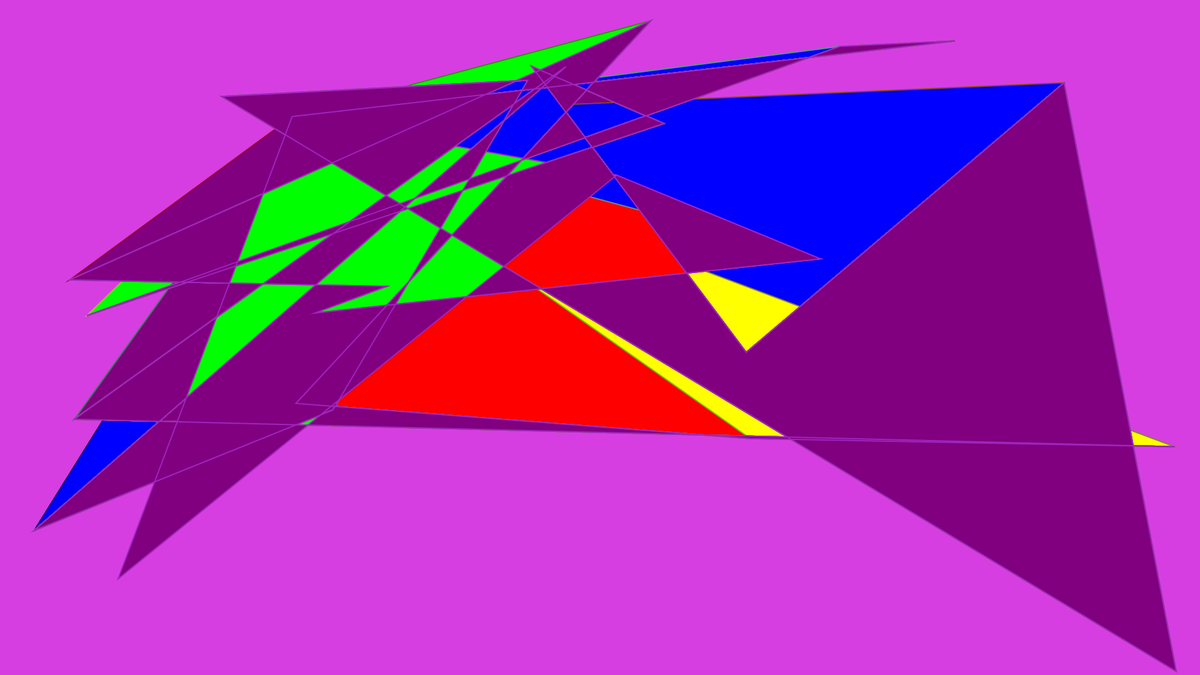
Frame 1 (no input)
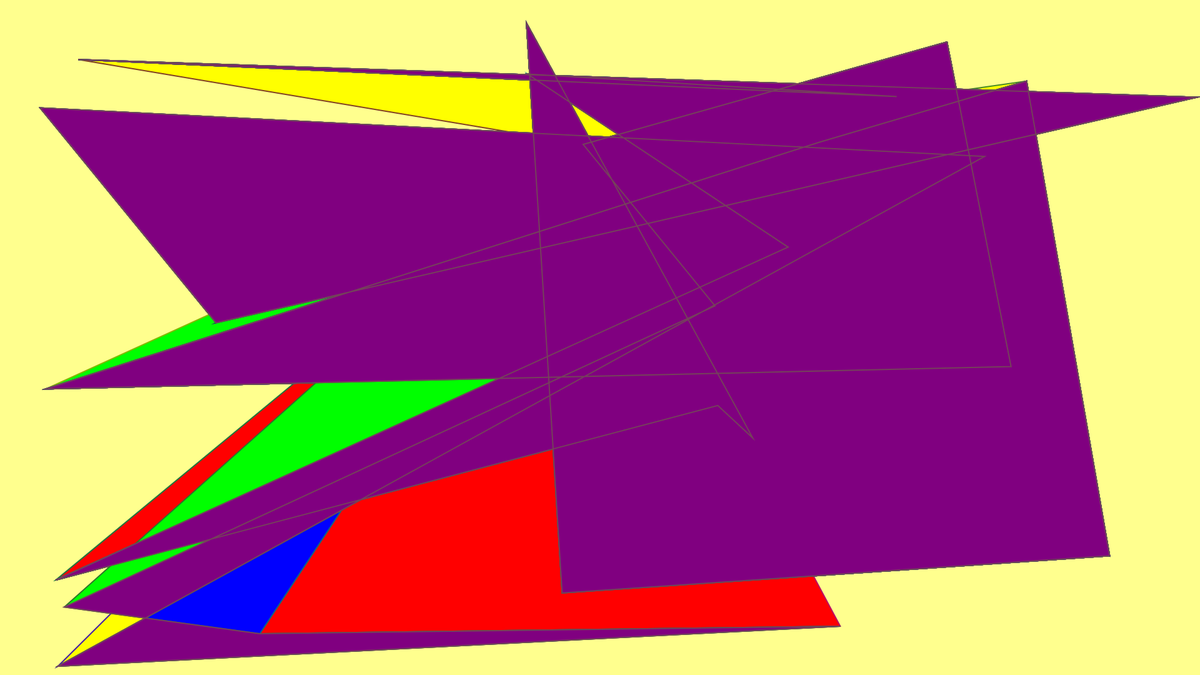
Frame 60 (no input)
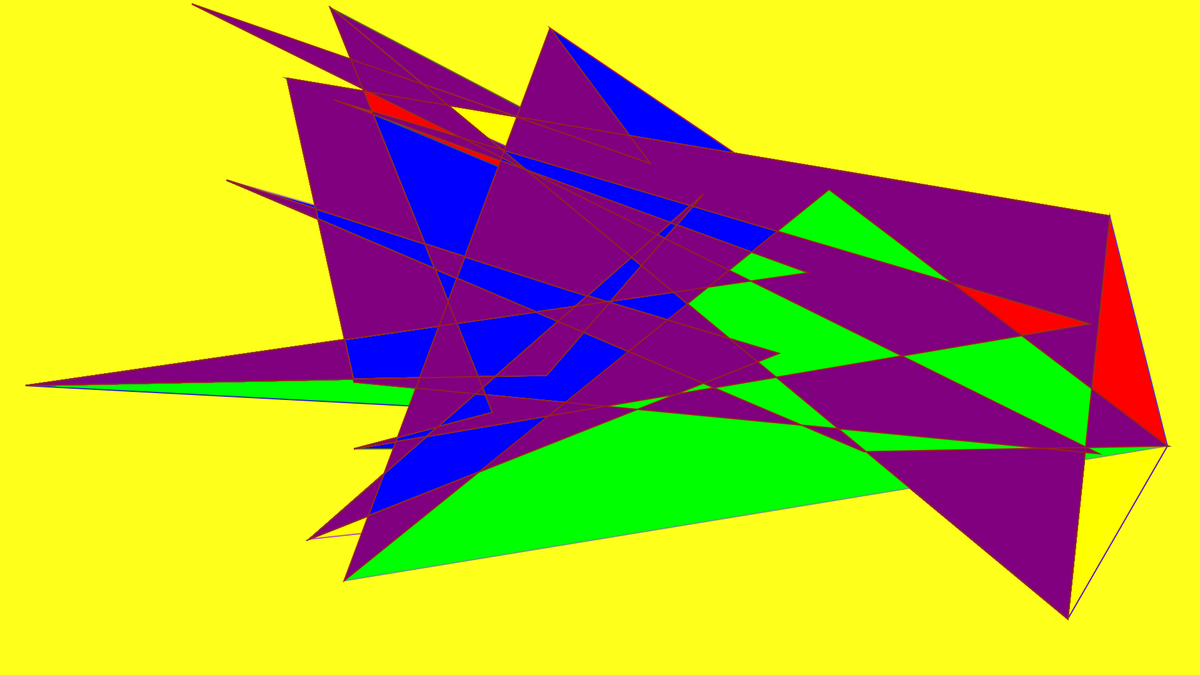
Frame 120 (the mouse pressed at the canvas centre since frame 60)

The p5.js sketch that drew these frames (run headless with seeded random() and noise() and a simulated clock; from frame 60 on, the mouse is pressed at the canvas centre):

// p5.js sketch
// ── sketch.js
function setup() {
  createCanvas(1920, 1080);
 }
 function draw() {
  background(random(0,300),random(0,300),random(0,300));
  frameRate(20)
 
 beginShape();
 for (let i = 0; i <5; i++) {
   strokeWeight(2)
   stroke(random(0,200),random(0,200),random(0,200))
   fill ('yellow');
 vertex (random(width), random(height))
 endShape(CLOSE);
   stroke(random(0,200),random(0,200),random(0,200))
   fill('red')
   vertex (random(width), random(height))
   endShape(CLOSE);
   stroke(random(0,200),random(0,200),random(0,200))
    fill('blue')
   vertex (random(width), random(height))
   endShape(CLOSE);
   stroke(random(0,200),random(0,200),random(0,200))
    fill(0,255,0)
   vertex (random(width), random(height))
   endShape(CLOSE);
    stroke(random(0,200),random(0,200),random(0,200))
    fill('purple')
   vertex (random(width), random(height))
   endShape(CLOSE);
    
 }
  }
 function mousePressed() {
  let fs = fullscreen();
  fullscreen(!fs);
 }
